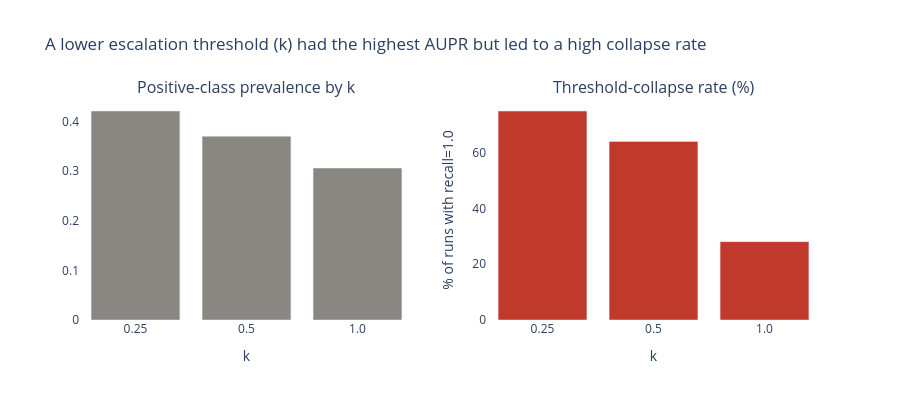

Notebook source saved alongside this figure:
### Code cell
ks = k_summary.index.astype(str)

fig = make_subplots(rows=1, cols=2, subplot_titles=("Positive-class prevalence by k", "Threshold-collapse rate (%)"))

fig.add_trace(
    go.Bar(x=ks, y=k_summary["baseline_prevalence"], marker_color="#898781", name="Baseline prevalence"),
    row=1, col=1,
)
fig.add_trace(
    go.Bar(x=ks, y=k_summary["collapse_rate"] * 100, marker_color="#c0392b", name="Collapse rate"),
    row=1, col=2,
)

fig.update_xaxes(title_text="k", row=1, col=1)
fig.update_xaxes(title_text="k", row=1, col=2)
fig.update_yaxes(title_text="% of runs with recall=1.0", row=1, col=2)

fig.update_layout(
    showlegend=False, width=900, height=400,
    plot_bgcolor="white", paper_bgcolor="white",
    title_text="A lower escalation threshold (k) had the highest AUPR but led to a high collapse rate",
)
fig.show()

### Figure 1 — Plotly figure (JSON) as saved in the notebook; plotly's stock layout.template omitted (floating-point values rounded to 4 significant figures)
{"data": [{"marker": {"color": "#898781"}, "name": "Baseline prevalence", "type": "bar", "x": ["0.25", "0.5", "1.0"], "xaxis": "x", "y": [0.4213, 0.3704, 0.3063], "yaxis": "y"}, {"marker": {"color": "#c0392b"}, "name": "Collapse rate", "type": "bar", "x": ["0.25", "0.5", "1.0"], "xaxis": "x2", "y": [75.0, 64.06, 28.12], "yaxis": "y2"}], "layout": {"annotations": [{"font": {"size": 16}, "showarrow": false, "text": "Positive-class prevalence by k", "x": 0.225, "xanchor": "center", "xref": "paper", "y": 1, "yanchor": "bottom", "yref": "paper"}, {"font": {"size": 16}, "showarrow": false, "text": "Threshold-collapse rate (%)", "x": 0.775, "xanchor": "center", "xref": "paper", "y": 1, "yanchor": "bottom", "yref": "paper"}], "height": 400, "paper_bgcolor": "white", "plot_bgcolor": "white", "showlegend": false, "title": {"text": "A lower escalation threshold (k) had the highest AUPR but led to a high collapse rate"}, "width": 900, "xaxis": {"anchor": "y", "domain": [0, 0.45], "title": {"text": "k"}}, "xaxis2": {"anchor": "y2", "domain": [0.55, 1], "title": {"text": "k"}}, "yaxis": {"anchor": "x", "domain": [0, 1]}, "yaxis2": {"anchor": "x2", "domain": [0, 1], "title": {"text": "% of runs with recall=1.0"}}}}
